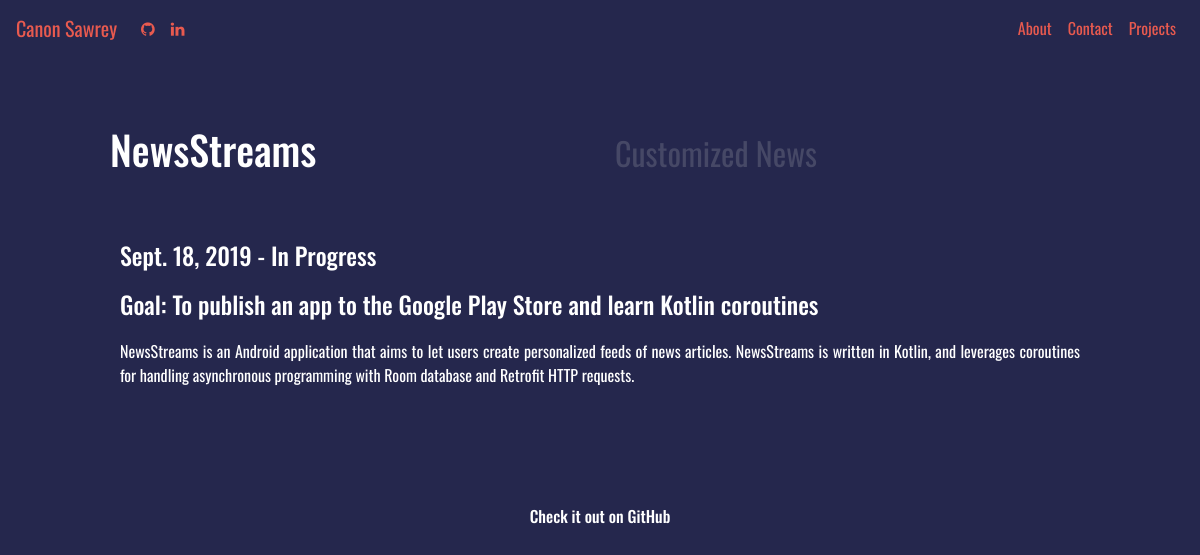
/projects/1/, run on the app's committed database.
### projects/models.py (models this page shows, shortened)
class Project(models.Model):
    title = models.CharField(max_length=50)
    subtitle = models.CharField(null=True, blank=True, max_length=50)
    abstract = models.CharField(max_length=300)
    goal = models.CharField(max_length=200)
    start_date = models.DateField()
    end_date = models.DateField(null=True, blank=True)
    github_link = models.CharField(null=True, blank=True, max_length=100)
    platforms = models.CharField(null=True, max_length=100)
    languages = models.CharField(null=True, max_length=100)
    blurb = models.TextField()

### projects/views.py (the view)
# urls.py: path('<int:project_id>/', views.detail, name='detail')
def detail(request, project_id):
    project = get_object_or_404(Project, pk=project_id)
    return render(request, 'projects/detail.html', {'project': project})

### projects/templates/projects/detail.html (shortened to what this page needs)
{% extends "base.html" %}
{% block content %}
{% load static %}
<link rel="stylesheet"href="{% static 'projects/style.css' %}">
<div class="container">
    <div class="row" >
        <div class="col-sm-6 title">
            <h1>{{ project.title }}</h1>
        </div>
        <div class="col-sm-6 subtitle">
            <h1><small>{{ project.subtitle }}</small></h1>
        </div>
    </div>
    <div class="row">
        <div class="col">
            {% if project.end_date is None %}
                <h4 class="project-detail">{{ project.start_date }} - In Progress</h4>
            {% else %}
                <h4 class="project-detail">{{ project.start_date }} - {{ project.end_date }}</h4>
            {% endif %}
                <h4 class="project-detail">Goal: {{project.goal}}</h4>
                <p class="project-detail text-justify">{{ project.blurb }}</p>
        </div>
    </div>
    <div class="row">
        <div class="col">
            <a href="{{ project.github_link }}">
                <h6 class="text-center github-link drop-shadow">Check it out on GitHub</h6>
            </a>
        </div>
    </div>
</div>
{% endblock content %}

### static/personal_website/base.css (style rules this page uses)
html, body { background-color: #25274d; font-family: 'Oswald', sans-serif !important; color: #fff; }

### projects/static/projects/style.css (style rules this page uses)
.row { margin: 50px; color: #fff; }
.subtitle { color: #464866; }
.project-detail { margin: 0px; padding: 10px; }
.container { color: #fff; }
a:link { text-decoration: none; color: white; }
.github-link { padding: 30px; margin: 30px; }

### data on the page
Project: title "NewsStreams", subtitle "Customized News", start_date "Sept. 18, 2019", goal "To publish an app to the Google Play Store and learn Kotlin coroutines", blurb "NewsStreams is an Android application that aims to let users create personalized feeds of news articles. NewsStreams is written in Kotlin, and leverages coroutines for handling asynchronous programming with Room database and Retrofit HTTP requests."
